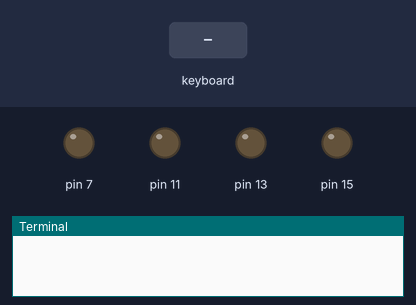
This program was run on a simulated Raspberry Pi (header pin numbers). Shown: output pins drawn as LEDs (lit = HIGH), the last lines printed to the terminal. The inputs (shaded band) are chosen by the test bench. The desktop window is not drawn, its controls go by their first labels and the mouse button is held 0.15 s.

Above: at 1.2 s.
1.3 s: key "w" typed on the keyboard
At 2.2 s:
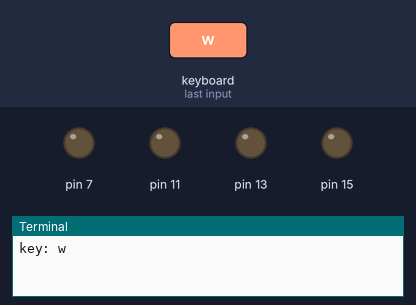
2.9 s: key "s" typed on the keyboard
At 3.4 s:
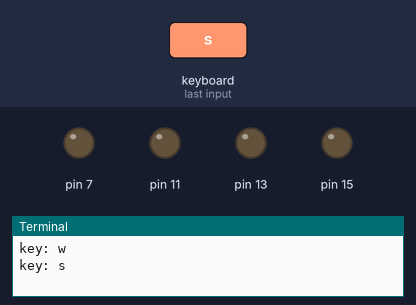
4.5 s: key "a" typed on the keyboard
At 5.8 s:
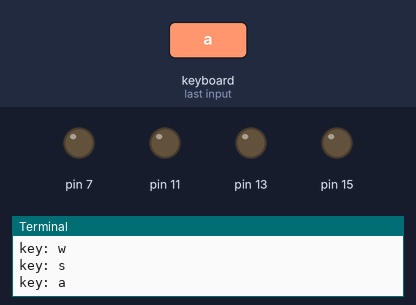
6.1 s: key "d" typed on the keyboard
At 7.0 s:
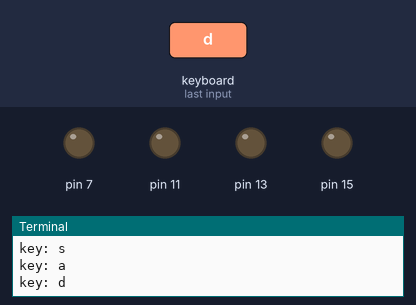
Timing chart, 0 to 8.7 s (numbered marks = the images above; inputs shaded):
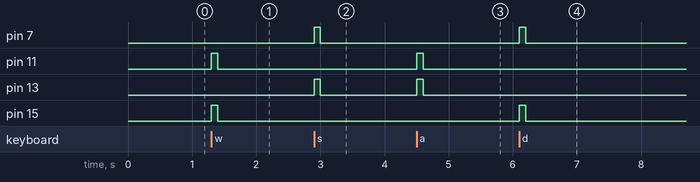

The program:

Robotics1.py
```python
import RPi.GPIO as gpio
import time
import sys
import Tkinter as tk

#  Connection
#2. 5v of H bridge
#7.IN3
#11.IN4
#13.IN2
#15.IN1

def initilization() :
    gpio.setwarnings(False)
    gpio.setmode(gpio.BOARD)
    gpio.setup(7 , gpio.OUT)
    gpio.setup(11, gpio.OUT)
    gpio.setup(13, gpio.OUT)
    gpio.setup(15, gpio.OUT)

def Forward(tf) :
    gpio.output(7 ,False)
    gpio.output(11,True)
    gpio.output(13,False)
    gpio.output(15,True)
    time.sleep(tf)
    gpio.cleanup()


def Backward(tf) :
    gpio.output(7 ,True)
    gpio.output(11,False)
    gpio.output(13,True)
    gpio.output(15,False)
    time.sleep(tf)
    gpio.cleanup()

def Right(tf) :
    gpio.output(7 ,True)
    gpio.output(11,False)
    gpio.output(13,False)
    gpio.output(15,True)
    time.sleep(tf)
    gpio.cleanup()

def Left(tf) :
    gpio.output(7 ,False)
    gpio.output(11,True)
    gpio.output(13,True)
    gpio.output(15,False)
    time.sleep(tf)
    gpio.cleanup()

def Stop(tf) :
    gpio.output(7 ,False)
    gpio.output(11,False)
    gpio.output(13,False)
    gpio.output(15,False)
    time.sleep(tf)
    gpio.cleanup()

def key_input(event) :
    initilization()
    key_press = event.char
    sleep_time = 0.3
    print 'key:', event.char

    if key_press.lower() == 'w':
      Forward(0.1)
    elif key_press.lower() == 's':
      Backward(0.1)
    elif key_press.lower() == 'a':
      Left(0.1)
    elif key_press.lower() == 'd':
      Right(0.1)
    else :
      Stop(0.1)

command = tk.Tk()
command.bind('<KeyPress>' , key_input)
command.mainloop()
```

Measured:
- after the input at 1.3 s, pin 11, pin 15: LOW → HIGH at once, → LOW 0.10 s later
- after the input at 2.9 s, pin 7, pin 13: LOW → HIGH at once, → LOW 0.10 s later
- after the input at 4.5 s, pin 11, pin 13: LOW → HIGH at once, → LOW 0.10 s later
- after the input at 6.1 s, pin 7, pin 15: LOW → HIGH at once, → LOW 0.10 s later
